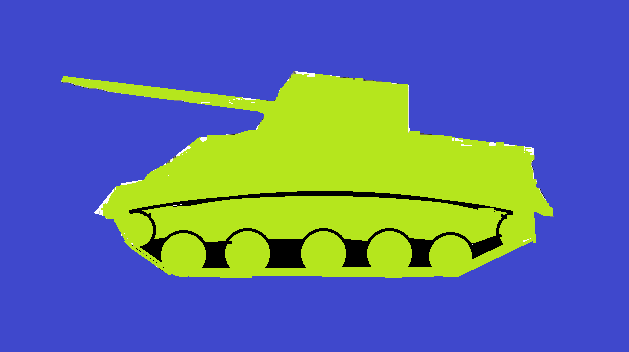
#> input picture imajlar/tankR.png, 629 x 352 px, found by its file name
$ python aprox1.py
#> lines starting #> are read from the running program, lines starting #| are printed output that depends on the picture; after the words box and inside, x2 and y2 are one past the last pixel; in counts of white or black regions, pixels touching at a corner belong together
import cv2
import numpy as np

imaj = cv2.imread("x://opencv//tankR.png")
#> imaj is the input picture: shape (352, 629, 3); mean B, G, R 152.7, 111.9, 92.7
gray = cv2.cvtColor(imaj, cv2.COLOR_BGR2GRAY)
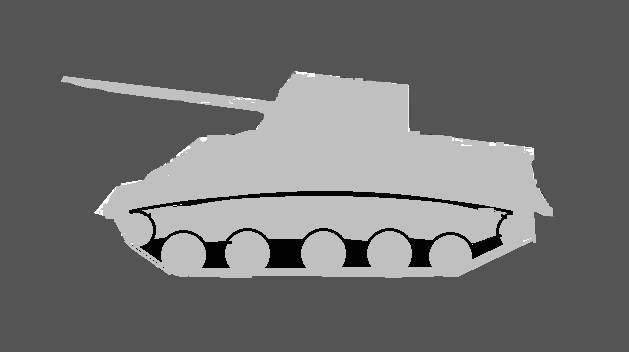
#> gray: shape (352, 629); min 0, max 255, mean 110.5
canny = cv2.Canny(gray, 50, 200)
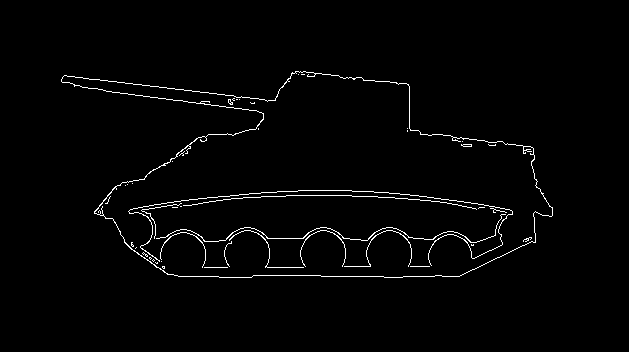
#> canny: shape (352, 629); 1.7% white in thin lines or dots, all inside (x1, y1, x2, y2) = (61, 71, 553, 278)

cv2.imshow("imaj", imaj)
cv2.imshow("gray", gray)
cv2.imshow("canny", canny)

(konturs, _) = cv2.findContours(canny, cv2.RETR_EXTERNAL, cv2.CHAIN_APPROX_SIMPLE)
#> konturs = 1 contour; box (x1, y1, x2, y2) and area: (61, 71, 553, 278) 64576

tank = imaj.copy()
zemin = np.zeros(imaj.shape, np.uint8)

for k in konturs:
     alan = cv2.contourArea(k)
     cevre = cv2.arcLength(k, True)

     epsilon = 0.002 * cevre
     approx = cv2.approxPolyDP(k, epsilon, True)
     print(approx)
     cv2.drawContours(zemin, [approx], 0, (255,255,255), 2)

     winname="Area: {} Perimeter: {}".format(alan, cevre)
     cv2.imshow(winname, zemin)
     cv2.waitKey()
#> this loop made 1 pass
#> (alan, cevre, epsilon) on pass 1: (64576, 1642.3, 3.28)
#> (printed output is left out)
#> pass 1, `cv2.imshow(winname, zemin)`:
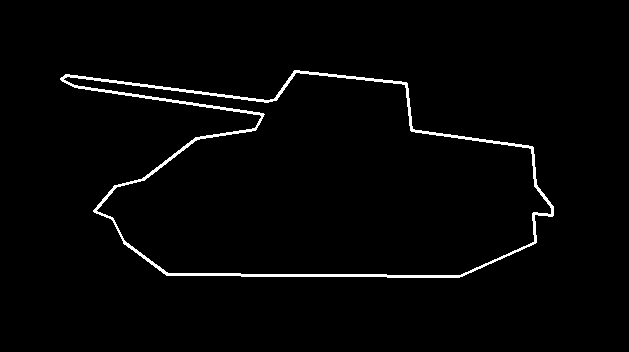
#> window 'Area: 64576.0 Perimeter: 1642.': shape (352, 629, 3); 2.1% white; 1 white region, box (x1, y1, x2, y2) and area: (60, 70, 554, 278) 4557
cv2.destroyAllWindows()
